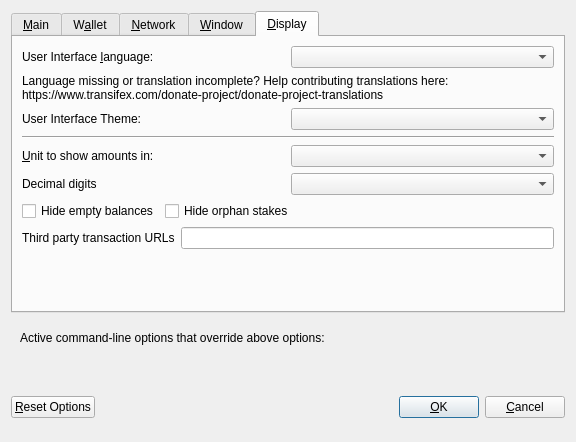
<?xml version="1.0" encoding="UTF-8"?>
<ui version="4.0">
 <class>OptionsDialog</class>
 <widget class="QDialog" name="OptionsDialog">
  <property name="geometry">
   <rect>
    <x>0</x>
    <y>0</y>
    <width>576</width>
    <height>442</height>
   </rect>
  </property>
  <property name="windowTitle">
   <string>Options</string>
  </property>
  <property name="modal">
   <bool>true</bool>
  </property>
  <layout class="QVBoxLayout" name="verticalLayout">
   <item>
    <widget class="QTabWidget" name="tabWidget">
     <property name="currentIndex">
      <number>4</number>
     </property>
     <widget class="QWidget" name="tabMain">
      <attribute name="title">
       <string>&amp;Main</string>
      </attribute>
      <layout class="QVBoxLayout" name="verticalLayout_Main">
       <item>
        <widget class="QCheckBox" name="bitcoinAtStartup">
         <property name="toolTip">
          <string>Automatically start DONATE after logging in to the system.</string>
         </property>
         <property name="text">
          <string>&amp;Start DONATE on system login</string>
         </property>
        </widget>
       </item>
       <item>
        <layout class="QHBoxLayout" name="horizontalLayout_2_Main">
         <item>
          <widget class="QLabel" name="databaseCacheLabel">
           <property name="text">
            <string>Size of &amp;database cache</string>
           </property>
           <property name="textFormat">
            <enum>Qt::PlainText</enum>
           </property>
           <property name="buddy">
            <cstring>databaseCache</cstring>
           </property>
          </widget>
         </item>
         <item>
          <widget class="QSpinBox" name="databaseCache"/>
         </item>
         <item>
          <widget class="QLabel" name="databaseCacheUnitLabel">
           <property name="text">
            <string>MB</string>
           </property>
           <property name="textFormat">
            <enum>Qt::PlainText</enum>
           </property>
          </widget>
         </item>
         <item>
          <spacer name="horizontalSpacer_2_Main">
           <property name="orientation">
            <enum>Qt::Horizontal</enum>
           </property>
           <property name="sizeHint" stdset="0">
            <size>
             <width>40</width>
             <height>20</height>
            </size>
           </property>
          </spacer>
         </item>
        </layout>
       </item>
       <item>
        <layout class="QHBoxLayout" name="horizontalLayout_3_Main">
         <item>
          <widget class="QLabel" name="threadsScriptVerifLabel">
           <property name="text">
            <string>Number of script &amp;verification threads</string>
           </property>
           <property name="textFormat">
            <enum>Qt::PlainText</enum>
           </property>
           <property name="buddy">
            <cstring>threadsScriptVerif</cstring>
           </property>
          </widget>
         </item>
         <item>
          <widget class="QSpinBox" name="threadsScriptVerif">
           <property name="toolTip">
            <string>(0 = auto, &lt;0 = leave that many cores free)</string>
           </property>
          </widget>
         </item>
         <item>
          <spacer name="horizontalSpacer_3_Main">
           <property name="orientation">
            <enum>Qt::Horizontal</enum>
           </property>
           <property name="sizeHint" stdset="0">
            <size>
             <width>40</width>
             <height>20</height>
            </size>
           </property>
          </spacer>
         </item>
        </layout>
       </item>
       <item>
        <spacer name="verticalSpacer_2">
         <property name="orientation">
          <enum>Qt::Vertical</enum>
         </property>
         <property name="sizeHint" stdset="0">
          <size>
           <width>20</width>
           <height>40</height>
          </size>
         </property>
        </spacer>
       </item>
       <item>
        <widget class="QCheckBox" name="checkBoxZeromintEnable">
         <property name="toolTip">
          <string>Enable automatic minting of DON units to zDON</string>
         </property>
         <property name="layoutDirection">
          <enum>Qt::LeftToRight</enum>
         </property>
         <property name="text">
          <string>Enable zDON Automint</string>
         </property>
        </widget>
       </item>
       <item>
        <layout class="QHBoxLayout" name="horizontalLayout_3">
         <item>
          <widget class="QLabel" name="percentage_label">
           <property name="toolTip">
            <string>Percentage of incoming DON which get automatically converted to zDON via Zerocoin Protocol (min: 10%)</string>
           </property>
           <property name="text">
            <string>Percentage of autominted zDON</string>
           </property>
          </widget>
         </item>
         <item>
          <widget class="QSpinBox" name="zeromintPercentage">
           <property name="minimum">
            <number>1</number>
           </property>
           <property name="maximum">
            <number>100</number>
           </property>
          </widget>
         </item>
        </layout>
       </item>
       <item>
        <layout class="QHBoxLayout" name="horizontalLayout" stretch="0,0">
         <property name="sizeConstraint">
          <enum>QLayout::SetFixedSize</enum>
         </property>
         <item>
          <widget class="QLabel" name="labelPreferredDenom">
           <property name="maximumSize">
            <size>
             <width>16777215</width>
             <height>16777215</height>
            </size>
           </property>
           <property name="toolTip">
            <string>Wait with automatic conversion to Zerocoin until enough DON for this denomination is available</string>
           </property>
           <property name="text">
            <string>Preferred Automint zDON Denomination</string>
           </property>
          </widget>
         </item>
         <item>
          <widget class="QComboBox" name="preferredDenom">
           <property name="maximumSize">
            <size>
             <width>16777215</width>
             <height>27</height>
            </size>
           </property>
           <property name="toolTip">
            <string>Wait with automatic conversion to Zerocoin until enough DON for this denomination is available</string>
           </property>
           <property name="maxVisibleItems">
            <number>9</number>
           </property>
           <property name="maxCount">
            <number>9</number>
           </property>
          </widget>
         </item>
        </layout>
       </item>
      </layout>
     </widget>
     <widget class="QWidget" name="tabWallet">
      <attribute name="title">
       <string>W&amp;allet</string>
      </attribute>
      <layout class="QVBoxLayout" name="verticalLayout_Wallet">
       <item>
        <layout class="QHBoxLayout" name="horizontalLayout_2_Wallet">
         <item>
          <widget class="QLabel" name="labelStakeSplitThresholdText">
           <property name="text">
            <string>Stake split threshold:</string>
           </property>
          </widget>
         </item>
         <item>
          <widget class="QSpinBox" name="spinBoxStakeSplitThreshold">
           <property name="minimum">
            <number>1</number>
           </property>
           <property name="maximum">
            <number>999999</number>
           </property>
          </widget>
         </item>
        </layout>
       </item>
       <item>
        <widget class="QGroupBox" name="groupBox">
         <property name="title">
          <string>Expert</string>
         </property>
         <layout class="QVBoxLayout" name="verticalLayout_2">
          <item>
           <widget class="QCheckBox" name="coinControlFeatures">
            <property name="toolTip">
             <string>Whether to show coin control features or not.</string>
            </property>
            <property name="text">
             <string>Enable coin &amp;control features</string>
            </property>
           </widget>
          </item>
          <item>
           <widget class="QCheckBox" name="showMasternodesTab">
            <property name="toolTip">
             <string>Show additional tab listing all your masternodes in first sub-tab&lt;br/&gt;and all masternodes on the network in second sub-tab.</string>
            </property>
            <property name="text">
             <string>Show Masternodes Tab</string>
            </property>
           </widget>
          </item>
          <item>
           <widget class="QCheckBox" name="spendZeroConfChange">
            <property name="toolTip">
             <string>If you disable the spending of unconfirmed change, the change from a transaction&lt;br/&gt;cannot be used until that transaction has at least one confirmation.&lt;br/&gt;This also affects how your balance is computed.</string>
            </property>
            <property name="text">
             <string>&amp;Spend unconfirmed change</string>
            </property>
           </widget>
          </item>
         </layout>
        </widget>
       </item>
       <item>
        <spacer name="verticalSpacer_Wallet">
         <property name="orientation">
          <enum>Qt::Vertical</enum>
         </property>
         <property name="sizeHint" stdset="0">
          <size>
           <width>20</width>
           <height>40</height>
          </size>
         </property>
        </spacer>
       </item>
      </layout>
     </widget>
     <widget class="QWidget" name="tabNetwork">
      <attribute name="title">
       <string>&amp;Network</string>
      </attribute>
      <layout class="QVBoxLayout" name="verticalLayout_Network">
       <item>
        <widget class="QCheckBox" name="mapPortUpnp">
         <property name="toolTip">
          <string>Automatically open the DONATE client port on the router. This only works when your router supports UPnP and it is enabled.</string>
         </property>
         <property name="text">
          <string>Map port using &amp;UPnP</string>
         </property>
        </widget>
       </item>
       <item>
        <widget class="QCheckBox" name="allowIncoming">
         <property name="toolTip">
          <string>Accept connections from outside</string>
         </property>
         <property name="text">
          <string>Allow incoming connections</string>
         </property>
        </widget>
       </item>
       <item>
        <widget class="QCheckBox" name="connectSocks">
         <property name="toolTip">
          <string>Connect to the DONATE network through a SOCKS5 proxy.</string>
         </property>
         <property name="text">
          <string>&amp;Connect through SOCKS5 proxy (default proxy):</string>
         </property>
        </widget>
       </item>
       <item>
        <layout class="QHBoxLayout" name="horizontalLayout_1_Network">
         <item>
          <widget class="QLabel" name="proxyIpLabel">
           <property name="text">
            <string>Proxy &amp;IP:</string>
           </property>
           <property name="textFormat">
            <enum>Qt::PlainText</enum>
           </property>
           <property name="buddy">
            <cstring>proxyIp</cstring>
           </property>
          </widget>
         </item>
         <item>
          <widget class="QValidatedLineEdit" name="proxyIp">
           <property name="minimumSize">
            <size>
             <width>140</width>
             <height>0</height>
            </size>
           </property>
           <property name="maximumSize">
            <size>
             <width>140</width>
             <height>16777215</height>
            </size>
           </property>
           <property name="toolTip">
            <string>IP address of the proxy (e.g. IPv4: 127.0.0.1 / IPv6: ::1)</string>
           </property>
          </widget>
         </item>
         <item>
          <widget class="QLabel" name="proxyPortLabel">
           <property name="text">
            <string>&amp;Port:</string>
           </property>
           <property name="textFormat">
            <enum>Qt::PlainText</enum>
           </property>
           <property name="buddy">
            <cstring>proxyPort</cstring>
           </property>
          </widget>
         </item>
         <item>
          <widget class="QLineEdit" name="proxyPort">
           <property name="minimumSize">
            <size>
             <width>55</width>
             <height>0</height>
            </size>
           </property>
           <property name="maximumSize">
            <size>
             <width>55</width>
             <height>16777215</height>
            </size>
           </property>
           <property name="toolTip">
            <string>Port of the proxy (e.g. 9050)</string>
           </property>
          </widget>
         </item>
         <item>
          <spacer name="horizontalSpacer_1_Network">
           <property name="orientation">
            <enum>Qt::Horizontal</enum>
           </property>
           <property name="sizeHint" stdset="0">
            <size>
             <width>40</width>
             <height>20</height>
            </size>
           </property>
          </spacer>
         </item>
        </layout>
       </item>
       <item>
        <spacer name="verticalSpacer_Network">
         <property name="orientation">
          <enum>Qt::Vertical</enum>
         </property>
         <property name="sizeHint" stdset="0">
          <size>
           <width>20</width>
           <height>40</height>
          </size>
         </property>
        </spacer>
       </item>
      </layout>
     </widget>
     <widget class="QWidget" name="tabWindow">
      <attribute name="title">
       <string>&amp;Window</string>
      </attribute>
      <layout class="QVBoxLayout" name="verticalLayout_Window">
       <item>
        <widget class="QCheckBox" name="minimizeToTray">
         <property name="toolTip">
          <string>Show only a tray icon after minimizing the window.</string>
         </property>
         <property name="text">
          <string>&amp;Minimize to the tray instead of the taskbar</string>
         </property>
        </widget>
       </item>
       <item>
        <widget class="QCheckBox" name="minimizeOnClose">
         <property name="toolTip">
          <string>Minimize instead of exit the application when the window is closed. When this option is enabled, the application will be closed only after selecting Quit in the menu.</string>
         </property>
         <property name="text">
          <string>M&amp;inimize on close</string>
         </property>
        </widget>
       </item>
       <item>
        <spacer name="verticalSpacer_Window">
         <property name="orientation">
          <enum>Qt::Vertical</enum>
         </property>
         <property name="sizeHint" stdset="0">
          <size>
           <width>20</width>
           <height>40</height>
          </size>
         </property>
        </spacer>
       </item>
      </layout>
     </widget>
     <widget class="QWidget" name="tabDisplay">
      <attribute name="title">
       <string>&amp;Display</string>
      </attribute>
      <layout class="QVBoxLayout" name="verticalLayout_Display">
       <item>
        <layout class="QHBoxLayout" name="horizontalLayout_1_Display">
         <item>
          <widget class="QLabel" name="langLabel">
           <property name="text">
            <string>User Interface &amp;language:</string>
           </property>
           <property name="textFormat">
            <enum>Qt::PlainText</enum>
           </property>
           <property name="buddy">
            <cstring>lang</cstring>
           </property>
          </widget>
         </item>
         <item>
          <widget class="QValueComboBox" name="lang">
           <property name="toolTip">
            <string>The user interface language can be set here. This setting will take effect after restarting DONATE.</string>
           </property>
          </widget>
         </item>
        </layout>
       </item>
       <item>
        <widget class="QLabel" name="label_3">
         <property name="toolTip">
          <string notr="true"/>
         </property>
         <property name="statusTip">
          <string notr="true"/>
         </property>
         <property name="whatsThis">
          <string notr="true"/>
         </property>
         <property name="accessibleName">
          <string notr="true"/>
         </property>
         <property name="text">
          <string>Language missing or translation incomplete? Help contributing translations here:
https://www.transifex.com/donate-project/donate-project-translations</string>
         </property>
         <property name="wordWrap">
          <bool>true</bool>
         </property>
         <property name="openExternalLinks">
          <bool>true</bool>
         </property>
         <property name="textInteractionFlags">
          <set>Qt::TextBrowserInteraction</set>
         </property>
        </widget>
       </item>
       <item>
        <layout class="QHBoxLayout" name="horizontalLayout_2_Display" stretch="0,0">
         <item>
          <widget class="QLabel" name="themeLabel">
           <property name="text">
            <string>User Interface Theme:</string>
           </property>
          </widget>
         </item>
         <item>
          <widget class="QValueComboBox" name="theme"/>
         </item>
        </layout>
       </item>
       <item>
        <widget class="Line" name="line">
         <property name="orientation">
          <enum>Qt::Horizontal</enum>
         </property>
        </widget>
       </item>
       <item>
        <layout class="QHBoxLayout" name="horizontalLayout_3_Display">
         <item>
          <widget class="QLabel" name="unitLabel">
           <property name="text">
            <string>&amp;Unit to show amounts in:</string>
           </property>
           <property name="textFormat">
            <enum>Qt::PlainText</enum>
           </property>
           <property name="buddy">
            <cstring>unit</cstring>
           </property>
          </widget>
         </item>
         <item>
          <widget class="QValueComboBox" name="unit">
           <property name="toolTip">
            <string>Choose the default subdivision unit to show in the interface and when sending coins.</string>
           </property>
          </widget>
         </item>
        </layout>
       </item>
       <item>
        <layout class="QHBoxLayout" name="horizontalLayout_4_Display">
         <item>
          <widget class="QLabel" name="digitsLabel">
           <property name="text">
            <string>Decimal digits</string>
           </property>
          </widget>
         </item>
         <item>
          <widget class="QValueComboBox" name="digits"/>
         </item>
        </layout>
       </item>
       <item>
        <layout class="QHBoxLayout" name="horizontalLayout_5_Display">
         <item>
          <widget class="QCheckBox" name="checkBoxHideZeroBalances">
           <property name="toolTip">
            <string>Hide empty balances</string>
           </property>
           <property name="layoutDirection">
            <enum>Qt::LeftToRight</enum>
           </property>
           <property name="text">
            <string>Hide empty balances</string>
           </property>
          </widget>
         </item>
         <item>
          <widget class="QCheckBox" name="checkBoxHideOrphans">
           <property name="toolTip">
            <string>Hide orphan stakes in transaction lists</string>
           </property>
           <property name="text">
            <string>Hide orphan stakes</string>
           </property>
          </widget>
         </item>
         <item>
          <spacer name="horizontalSpacer">
           <property name="orientation">
            <enum>Qt::Horizontal</enum>
           </property>
           <property name="sizeHint" stdset="0">
            <size>
             <width>40</width>
             <height>20</height>
            </size>
           </property>
          </spacer>
         </item>
        </layout>
       </item>
       <item>
        <layout class="QHBoxLayout" name="horizontalLayout_6_Display">
         <item>
          <widget class="QLabel" name="thirdPartyTxUrlsLabel">
           <property name="toolTip">
            <string>Third party URLs (e.g. a block explorer) that appear in the transactions tab as context menu items. %s in the URL is replaced by transaction hash. Multiple URLs are separated by vertical bar |.</string>
           </property>
           <property name="text">
            <string>Third party transaction URLs</string>
           </property>
           <property name="buddy">
            <cstring>thirdPartyTxUrls</cstring>
           </property>
          </widget>
         </item>
         <item>
          <widget class="QLineEdit" name="thirdPartyTxUrls">
           <property name="toolTip">
            <string>Third party URLs (e.g. a block explorer) that appear in the transactions tab as context menu items. %s in the URL is replaced by transaction hash. Multiple URLs are separated by vertical bar |.</string>
           </property>
          </widget>
         </item>
        </layout>
       </item>
       <item>
        <spacer name="verticalSpacer">
         <property name="orientation">
          <enum>Qt::Vertical</enum>
         </property>
         <property name="sizeHint" stdset="0">
          <size>
           <width>20</width>
           <height>40</height>
          </size>
         </property>
        </spacer>
       </item>
      </layout>
     </widget>
    </widget>
   </item>
   <item>
    <widget class="QFrame" name="frame">
     <layout class="QVBoxLayout" name="verticalLayout_Bottom">
      <item>
       <layout class="QHBoxLayout" name="horizontalLayout_Bottom">
        <item>
         <widget class="QLabel" name="overriddenByCommandLineInfoLabel">
          <property name="text">
           <string>Active command-line options that override above options:</string>
          </property>
          <property name="textFormat">
           <enum>Qt::PlainText</enum>
          </property>
         </widget>
        </item>
        <item>
         <spacer name="horizontalSpacer_Bottom">
          <property name="orientation">
           <enum>Qt::Horizontal</enum>
          </property>
          <property name="sizeHint" stdset="0">
           <size>
            <width>40</width>
            <height>20</height>
           </size>
          </property>
         </spacer>
        </item>
       </layout>
      </item>
      <item>
       <widget class="QLabel" name="overriddenByCommandLineLabel">
        <property name="text">
         <string/>
        </property>
        <property name="textFormat">
         <enum>Qt::PlainText</enum>
        </property>
        <property name="wordWrap">
         <bool>true</bool>
        </property>
       </widget>
      </item>
     </layout>
    </widget>
   </item>
   <item>
    <layout class="QHBoxLayout" name="horizontalLayout_Buttons">
     <item>
      <widget class="QPushButton" name="resetButton">
       <property name="toolTip">
        <string>Reset all client options to default.</string>
       </property>
       <property name="text">
        <string>&amp;Reset Options</string>
       </property>
       <property name="autoDefault">
        <bool>false</bool>
       </property>
      </widget>
     </item>
     <item>
      <spacer name="horizontalSpacer_1">
       <property name="orientation">
        <enum>Qt::Horizontal</enum>
       </property>
       <property name="sizeHint" stdset="0">
        <size>
         <width>40</width>
         <height>48</height>
        </size>
       </property>
      </spacer>
     </item>
     <item>
      <widget class="QLabel" name="statusLabel">
       <property name="minimumSize">
        <size>
         <width>200</width>
         <height>0</height>
        </size>
       </property>
       <property name="font">
        <font>
         <weight>75</weight>
         <bold>true</bold>
        </font>
       </property>
       <property name="text">
        <string/>
       </property>
       <property name="textFormat">
        <enum>Qt::PlainText</enum>
       </property>
       <property name="wordWrap">
        <bool>true</bool>
       </property>
      </widget>
     </item>
     <item>
      <spacer name="horizontalSpacer_2">
       <property name="orientation">
        <enum>Qt::Horizontal</enum>
       </property>
       <property name="sizeHint" stdset="0">
        <size>
         <width>40</width>
         <height>48</height>
        </size>
       </property>
      </spacer>
     </item>
     <item>
      <widget class="QPushButton" name="okButton">
       <property name="text">
        <string>&amp;OK</string>
       </property>
       <property name="autoDefault">
        <bool>false</bool>
       </property>
       <property name="default">
        <bool>true</bool>
       </property>
      </widget>
     </item>
     <item>
      <widget class="QPushButton" name="cancelButton">
       <property name="text">
        <string>&amp;Cancel</string>
       </property>
       <property name="autoDefault">
        <bool>false</bool>
       </property>
      </widget>
     </item>
    </layout>
   </item>
  </layout>
 </widget>
 <customwidgets>
  <customwidget>
   <class>QValidatedLineEdit</class>
   <extends>QLineEdit</extends>
   <header>qvalidatedlineedit.h</header>
  </customwidget>
  <customwidget>
   <class>QValueComboBox</class>
   <extends>QComboBox</extends>
   <header>qvaluecombobox.h</header>
  </customwidget>
 </customwidgets>
 <resources/>
 <connections/>
</ui>
